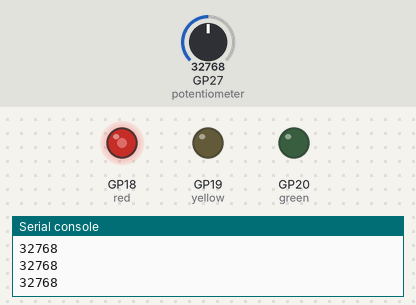
This program was run on a simulated Raspberry Pi Pico running MicroPython. Parts: output pins drawn as LEDs (lit = HIGH), the last lines printed to the serial console. Inputs (shaded band) come from the test bench; at power-on: GP27 (potentiometer) = 32768 (analog values on the 0–65535 scale).

Above: at 1.2 s.
1.3 s: GP27 (potentiometer) set to 45874
At 2.5 s:
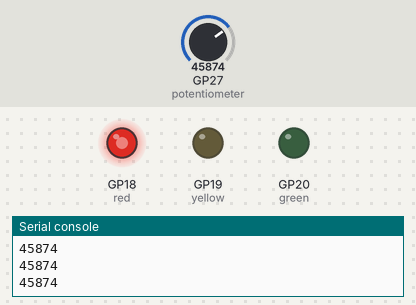
2.8 s: GP27 (potentiometer) set to 57670
At 3.9 s:
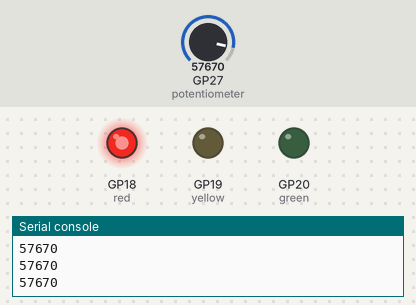
4.3 s: GP27 (potentiometer) set to 7864
At 5.2 s:
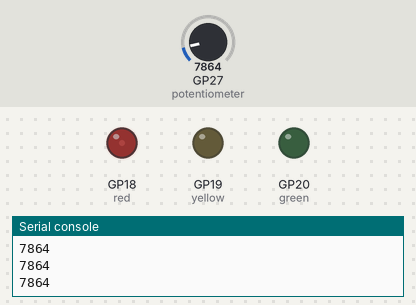
5.8 s: GP27 (potentiometer) set to 0
At 6.4 s:
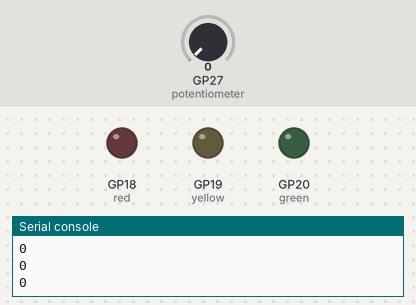
Timing chart, 0 to 8.3 s (numbered marks = the images above; inputs shaded):
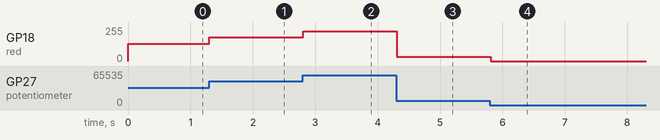

The program:

Potentiometer.py
```python
#imports
from machine import ADC, Pin, PWM
import time

# LED names and GPIO pin numbers
red = Pin(18, Pin.OUT)
yellow = Pin(19, Pin.OUT)
green = Pin(20, Pin.OUT)

# Pot goes on ADC pin 27
potentiometer = ADC(Pin(27))

# ## CYCLING LEDS
# # Variable for delay
# LEDdelay = 0

# while True:
#     print(potentiometer.read_u16())
#     #delay gets longer as pot turns up
#     LEDdelay = potentiometer.read_u16()/65000

#     red.value(1)
#     time.sleep(LEDdelay)
#     red.value(0)

#     yellow.value(1)
#     time.sleep(LEDdelay)
#     yellow.value(0)

#     green.value(1)
#     time.sleep(LEDdelay)
#     green.value(0)


## PULSE WIDTH MODULATION

# Set LED pin with PWM
led = PWM(Pin(18))

# Set the PWM frequency (of switching on and off)
led.freq(1000)

reading = 0

while True:
    reading = potentiometer.read_u16()
    print(reading)

    # Set PWM duty cycle to pot reading
    led.duty_u16(reading)

    time.sleep(0.1)
```

Measured:
- after the input at 1.3 s, GP18 (red): 128/255 → 178/255 at once
- after the input at 2.8 s, GP18 (red): 178/255 → 224/255 at once
- after the input at 4.3 s, GP18 (red): 224/255 → 31/255 at once
- after the input at 5.8 s, GP18 (red): 31/255 → 0/255 at once
